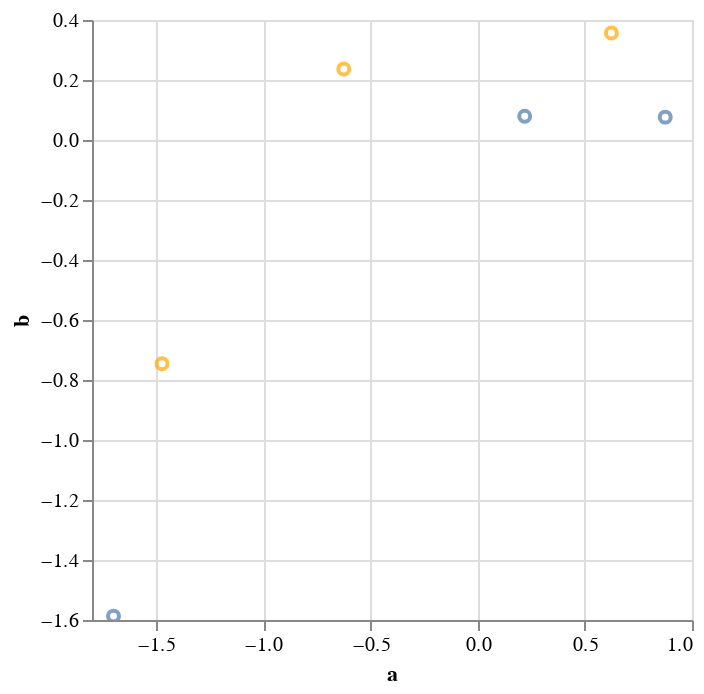

Notebook code cell kept with this figure:
### Code cell
import altair as alt
pl.DataFrame(x, schema=list('ab')).plot.point(x='a',y='b', color=alt.value("orange"))+ pl.DataFrame(y, schema=list('ab')).plot.point(x='a',y='b')

### Figure 1 — Vega-Lite specification as saved in the notebook (floating-point values rounded to 4 significant figures)
{"config": {"view": {"continuousWidth": 300, "continuousHeight": 300}}, "layer": [{"data": {"name": "data-a1a7b48245807742c1338ea4fca3041d"}, "mark": {"type": "point", "tooltip": true}, "encoding": {"color": {"value": "orange"}, "x": {"field": "a", "type": "quantitative"}, "y": {"field": "b", "type": "quantitative"}}, "name": "view_33"}, {"data": {"name": "data-a509dbd43298127522a00de3bdfa477e"}, "mark": {"type": "point", "tooltip": true}, "encoding": {"x": {"field": "a", "type": "quantitative"}, "y": {"field": "b", "type": "quantitative"}}, "name": "view_34"}], "params": [{"name": "param_44", "select": {"type": "interval", "encodings": ["x", "y"]}, "bind": "scales", "views": ["view_33"]}, {"name": "param_45", "select": {"type": "interval", "encodings": ["x", "y"]}, "bind": "scales", "views": ["view_34"]}], "$schema": "https://vega.github.io/schema/vega-lite/v5.20.1.json", "datasets": {"data-a1a7b48245807742c1338ea4fca3041d": [{"a": 0.6239, "b": 0.3565}, {"a": -1.473, "b": -0.7457}, {"a": -0.6251, "b": 0.2368}], "data-a509dbd43298127522a00de3bdfa477e": [{"a": -1.7, "b": -1.587}, {"a": 0.2193, "b": 0.07917}, {"a": 0.875, "b": 0.07624}]}}
